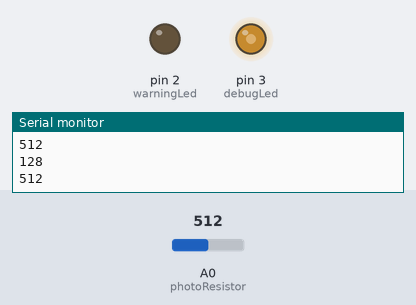
This sketch was run on a simulated Arduino Uno, built with avr-gcc and run on an emulated ATmega328P. Shown: output pins drawn as LEDs (lit = HIGH), the last lines printed to the serial monitor. The test bench sets the inputs (shaded band); at power-on: A0 (photoResistor) = 512.

Above: at 1.2 s.
1.3 s: A0 (photoResistor) set to 716
At 1.7 s:
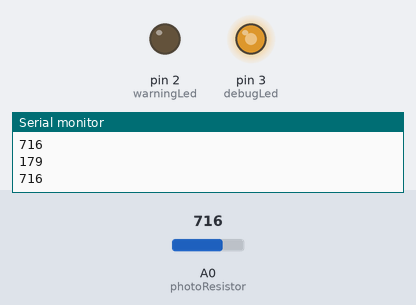
2.8 s: A0 (photoResistor) set to 900
At 4.0 s:
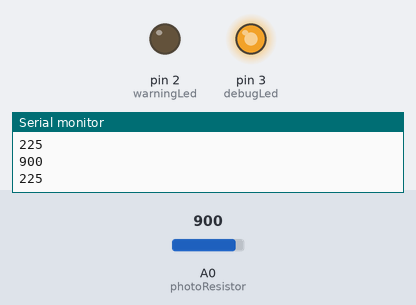
4.3 s: A0 (photoResistor) set to 122
At 5.4 s:
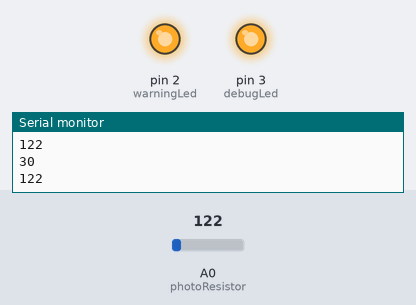
5.8 s: A0 (photoResistor) set to 239
7.3 s: A0 (photoResistor) set to 255
At 8.4 s:
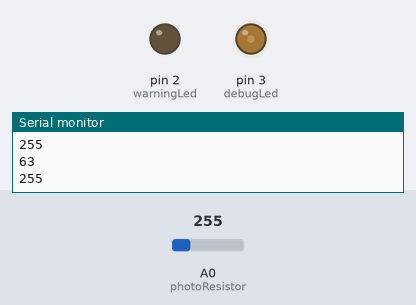
8.8 s: A0 (photoResistor) set to 0
At 9.9 s:
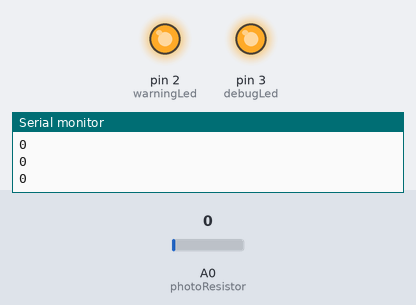
Timing chart, 0 to 11.3 s (numbered marks = the images above; inputs shaded):
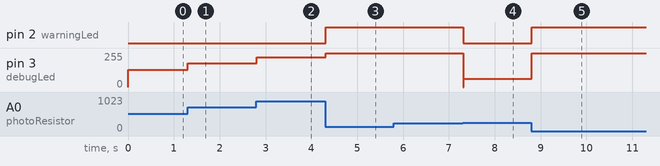

The sketch:

main.ino
```cpp
int photoResistor = A0;  //define a pin for Photo resistor
int photoResistMaxValue = 1023;
int warningLed = 2;
int debugLed = 3;
int smiley[] = {4,5,6,7,8,9,10};
int smileyLedCount = sizeof(smiley);
volatile bool smileyOn = false;
bool switches[] = {false,false,false,false,false,false,false,false,false};


void setup(){
  pinMode(debugLed, OUTPUT);
  pinMode(warningLed, OUTPUT);
  Serial.begin(9600);
  // for(int i=0; i<smileyLedCount; i++){
  //   pinMode(smiley[i], OUTPUT);
  //   digitalWrite(smiley[i], HIGH);
  // }
  digitalWrite(warningLed, HIGH);
  // timer.setInterval(1000, repeatMe);
}

void loop(){
  int val = analogRead(photoResistor);
  Serial.print(val);
  Serial.println();
  Serial.print(val/4);
  Serial.println();
  Serial.println();
  analogWrite(debugLed, val/4);
  if(val < photoResistMaxValue/4){
    digitalWrite(warningLed, HIGH);
    for(int i=0; i<smileyLedCount; i++){
      digitalWrite(smiley[i], HIGH);
    }
    smileyOn = true;
  } else {
    if(digitalRead(warningLed) == HIGH){
      digitalWrite(warningLed, LOW);
    }
    if(smileyOn){
      for(int i=0; i<smileyLedCount; i++){
          digitalWrite(smiley[i], LOW);
      }
      smileyOn = false;
    }
    // if(digitalRead(smiley[0] == HIGH)){
    //   for(int i=0; i<smileyLedCount; i++){
    //     digitalWrite(smiley[i], LOW);
    //   }
    // }
    // digitalWrite(warningLed, LOW);
  }
  // timer.run();
  delay(10); //short delay for faster response to light.
}
```

Measured:
- the behaviour switches between 254 and 255 on A0 (photoResistor) (found by bisection; images 3 and 4)
- after the input at 1.3 s, pin 3 (debugLed): 128/255 → 179/255 at once
- after the input at 2.8 s, pin 3 (debugLed): 179/255 → 225/255 at once
- after the input at 4.3 s, pin 2 (warningLed): LOW → HIGH at once; pin 3 (debugLed): 225/255 → 255/255 at once
- after the input at 7.3 s, pin 2 (warningLed): HIGH → LOW at once; pin 3 (debugLed): 255/255 → 63/255 at once
- after the input at 8.8 s, pin 2 (warningLed): LOW → HIGH at once; pin 3 (debugLed): 63/255 → 255/255 at once
